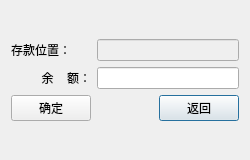
<?xml version="1.0" encoding="UTF-8"?>
<ui version="4.0">
 <class>ModifySavingsDialog</class>
 <widget class="QDialog" name="ModifySavingsDialog">
  <property name="geometry">
   <rect>
    <x>0</x>
    <y>0</y>
    <width>250</width>
    <height>160</height>
   </rect>
  </property>
  <property name="minimumSize">
   <size>
    <width>250</width>
    <height>160</height>
   </size>
  </property>
  <property name="maximumSize">
   <size>
    <width>250</width>
    <height>160</height>
   </size>
  </property>
  <property name="windowTitle">
   <string>修改金额</string>
  </property>
  <layout class="QGridLayout" name="gridLayout_2">
   <item row="0" column="0">
    <layout class="QGridLayout" name="gridLayout">
     <property name="horizontalSpacing">
      <number>6</number>
     </property>
     <item row="1" column="1" colspan="2">
      <widget class="QLineEdit" name="balanceLE">
       <property name="focusPolicy">
        <enum>Qt::StrongFocus</enum>
       </property>
      </widget>
     </item>
     <item row="1" column="0">
      <widget class="QLabel" name="label_2">
       <property name="baseSize">
        <size>
         <width>4</width>
         <height>0</height>
        </size>
       </property>
       <property name="text">
        <string>余    额：</string>
       </property>
       <property name="alignment">
        <set>Qt::AlignRight|Qt::AlignTrailing|Qt::AlignVCenter</set>
       </property>
      </widget>
     </item>
     <item row="3" column="2">
      <widget class="QPushButton" name="returnBtn">
       <property name="sizePolicy">
        <sizepolicy hsizetype="Fixed" vsizetype="Fixed">
         <horstretch>0</horstretch>
         <verstretch>0</verstretch>
        </sizepolicy>
       </property>
       <property name="focusPolicy">
        <enum>Qt::TabFocus</enum>
       </property>
       <property name="text">
        <string>返回</string>
       </property>
      </widget>
     </item>
     <item row="0" column="0">
      <widget class="QLabel" name="label">
       <property name="baseSize">
        <size>
         <width>4</width>
         <height>0</height>
        </size>
       </property>
       <property name="text">
        <string>存款位置：</string>
       </property>
      </widget>
     </item>
     <item row="0" column="1" colspan="2">
      <widget class="QLineEdit" name="savingSystemLE">
       <property name="enabled">
        <bool>false</bool>
       </property>
       <property name="sizeIncrement">
        <size>
         <width>0</width>
         <height>0</height>
        </size>
       </property>
      </widget>
     </item>
     <item row="3" column="0">
      <widget class="QPushButton" name="conformBtn">
       <property name="sizePolicy">
        <sizepolicy hsizetype="Fixed" vsizetype="Fixed">
         <horstretch>0</horstretch>
         <verstretch>0</verstretch>
        </sizepolicy>
       </property>
       <property name="baseSize">
        <size>
         <width>4</width>
         <height>0</height>
        </size>
       </property>
       <property name="text">
        <string>确定</string>
       </property>
      </widget>
     </item>
    </layout>
   </item>
  </layout>
 </widget>
 <resources/>
 <connections/>
</ui>
